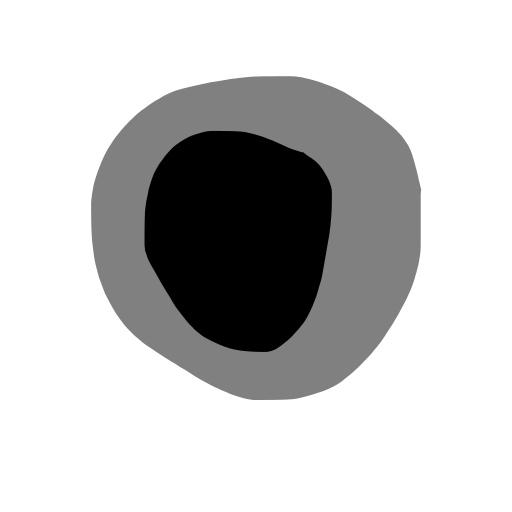
#> input picture od_oc/predicted_img.png, 512 x 512 px
$ python odoc.py
#> lines starting #> are read from the running program, lines starting #| are printed output that depends on the picture; after the words box and inside, x2 and y2 are one past the last pixel; in counts of white or black regions, pixels touching at a corner belong together
import numpy as np
import matplotlib.pyplot as plt
import cv2

img = cv2.imread('./od_oc/predicted_img.png')
#> img is the input picture: shape (512, 512, 3); min 0, max 255, mean 197.6
edge = cv2.Canny(img, 100, 200)
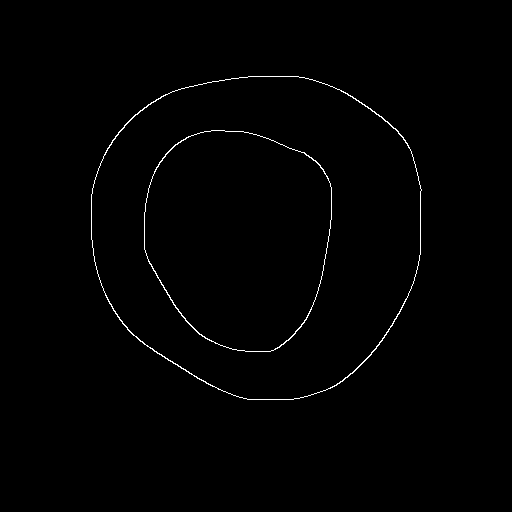
#> edge: shape (512, 512); 0.74% white in thin lines or dots, all inside (x1, y1, x2, y2) = (91, 76, 422, 400)

ans = []
for y in range(0, edge.shape[0]):
    for x in range(0, edge.shape[1]):
     if edge[y, x] != 0:
      ans = ans + [[x, y]]
ans = np.array(ans)

print(ans.shape)
#| (1930, 2)
print(ans)
#> (printed output is left out)
#print(ans[0:10, :])

from PIL import Image
from pylab import imshow,save,show
from pylab import array
from pylab import plot
from pylab import title

# 一些点
x = ans[:,0]
y = ans[:,1]
#> y = 1930 values from 76 to 399
import cv2
import numpy as np

# 通过OpenCV读取图片信息
img = cv2.imread('./od_oc/origin_img.png')
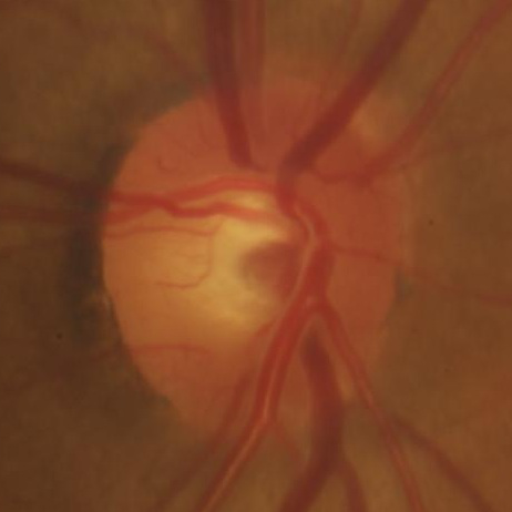
#> input picture od_oc/origin_img.png, 512 x 512 px
#> img is the input picture: shape (512, 512, 3); mean B, G, R 38, 68.7, 126.6

# 将制定像素点的数据设置为0, 要注意的是这三个参数对应的值是Blue, Green, Red。
#34,139,34
img[y, x] = [255, 0, 0]
img[y-1, x-1] = [255, 0, 0]
img[y-1, x+1] = [255, 0, 0]
img[y+1, x-1] = [255, 0, 0]
img[y+1, x+1] = [255, 0, 0]
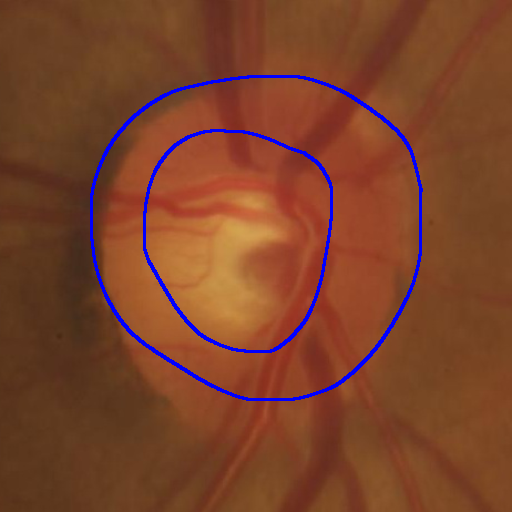
#> img: shape (512, 512, 3); mean B, G, R 43.1, 67, 123.3
# 将图像进行输出，使用show()也是可以显示的。
cv2.imwrite('vis_odoc.png', img)
